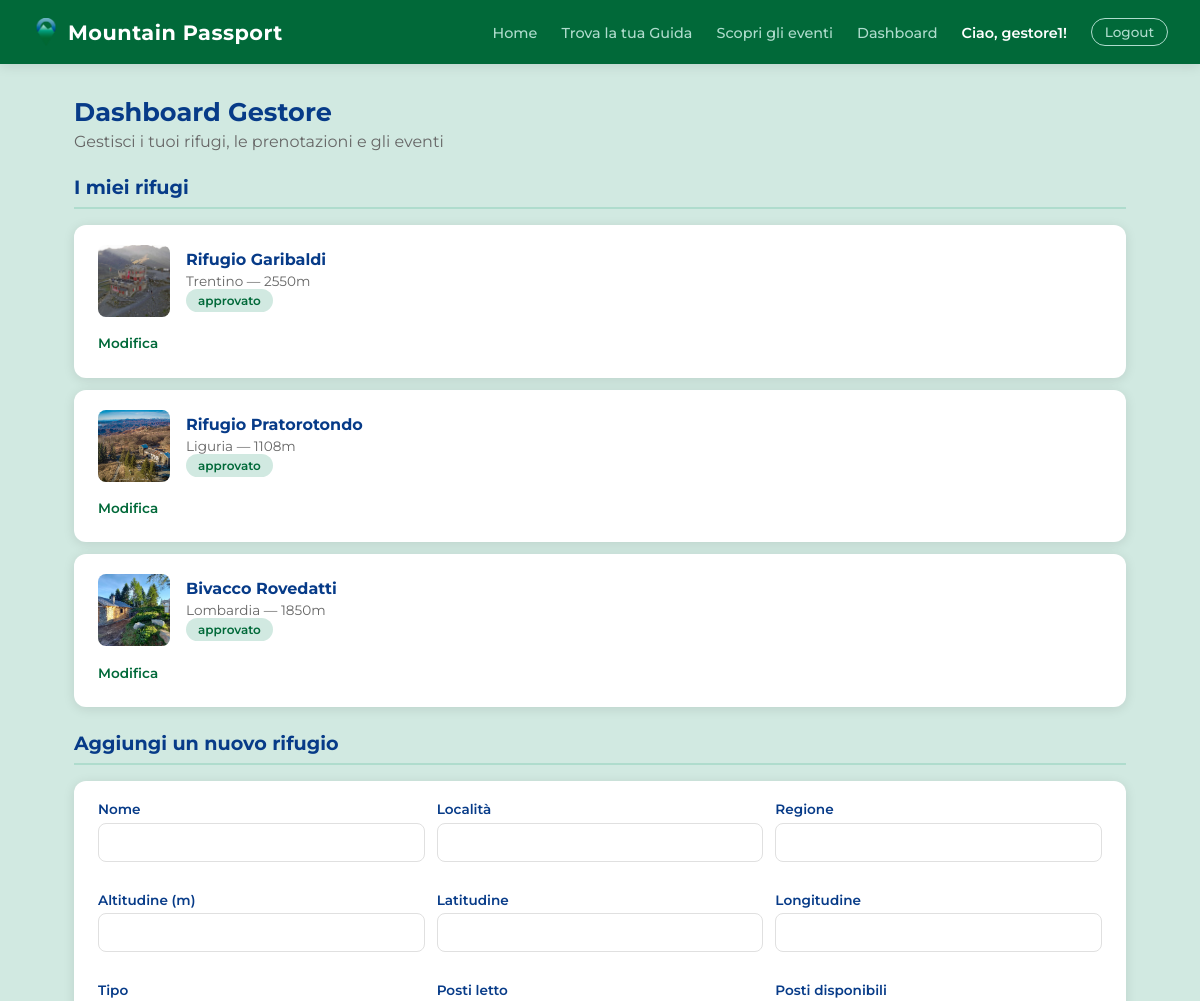
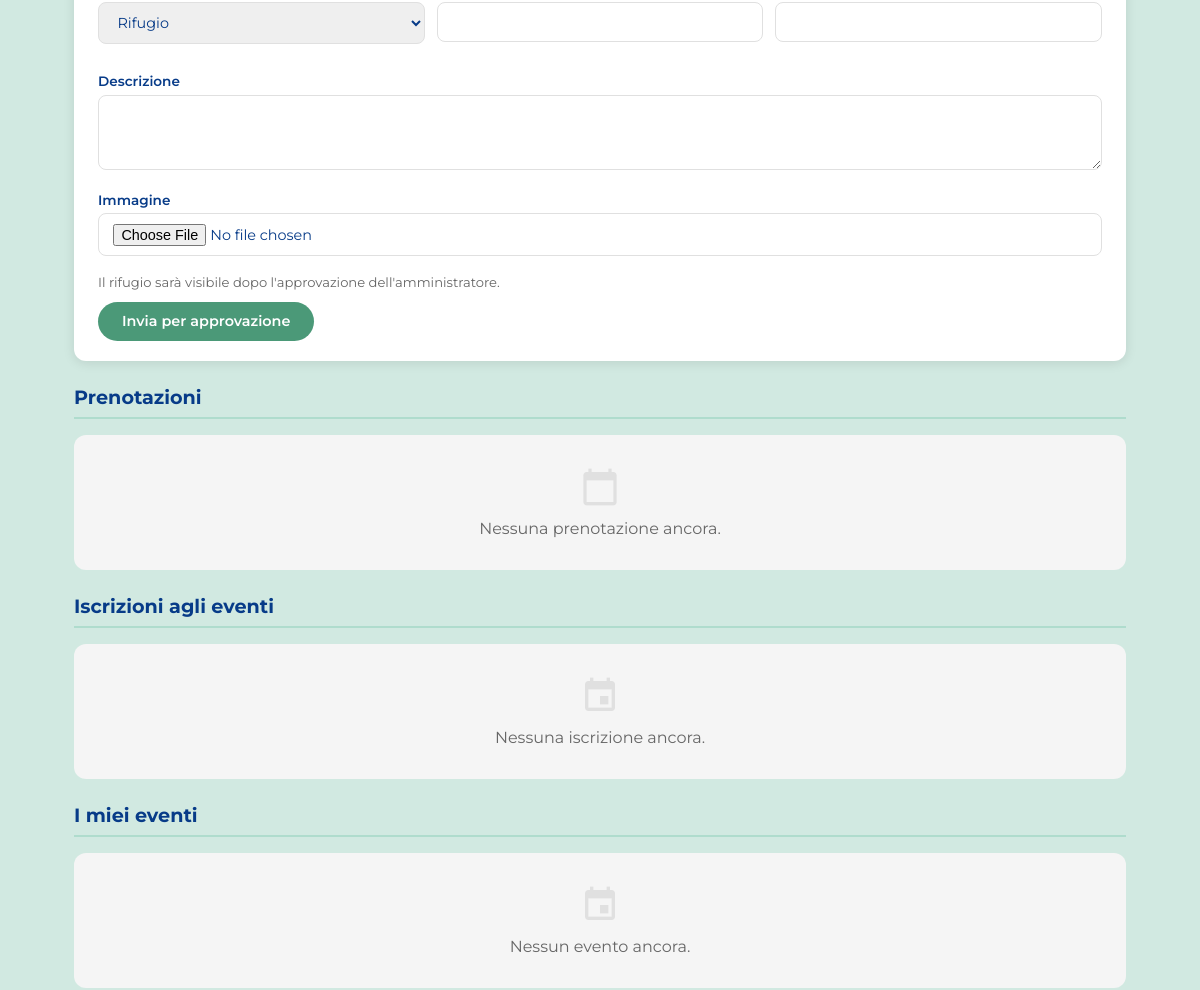
Page /gestore/ (signed in, upper part) on the earlier database version (2 pictures, top to bottom).
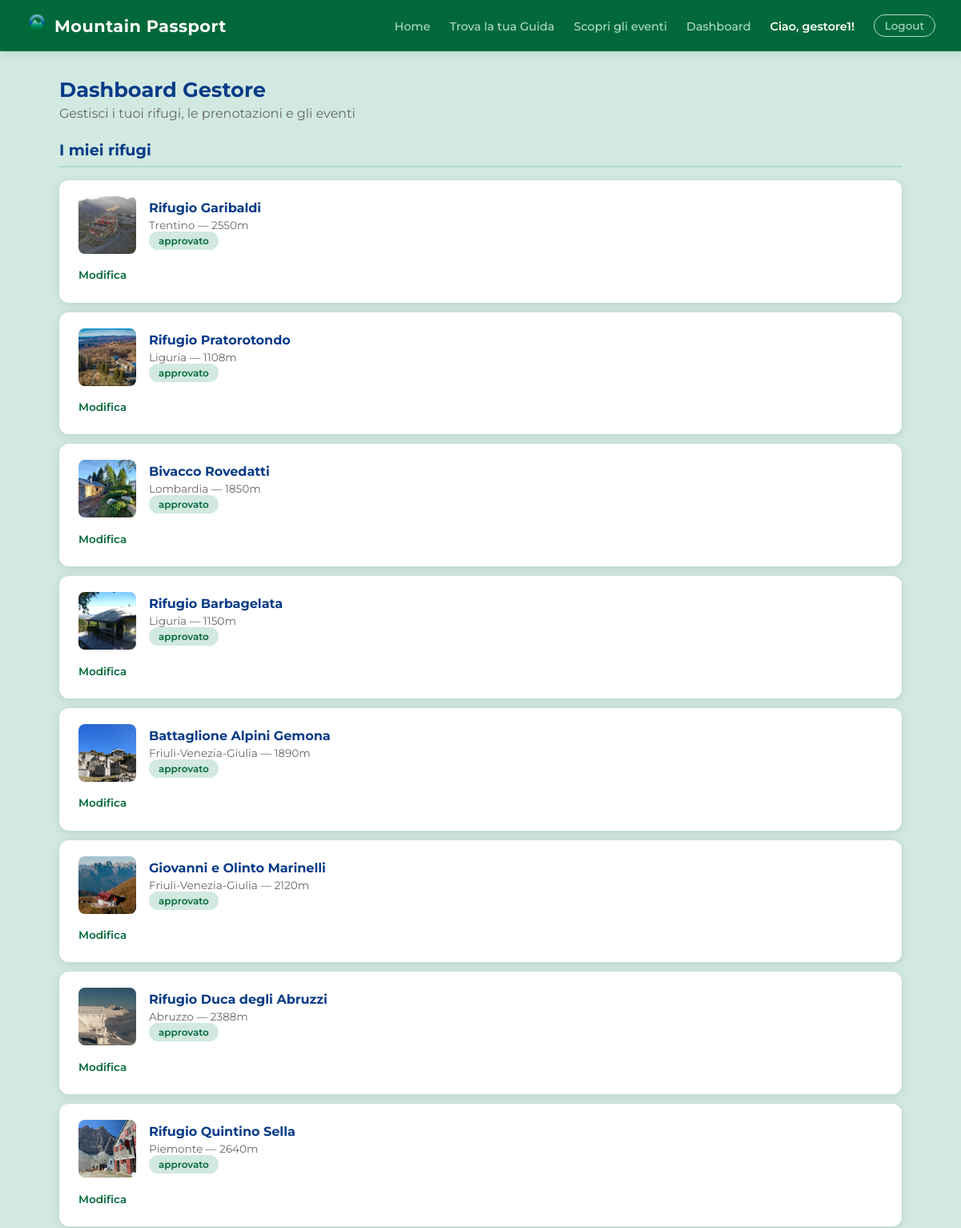
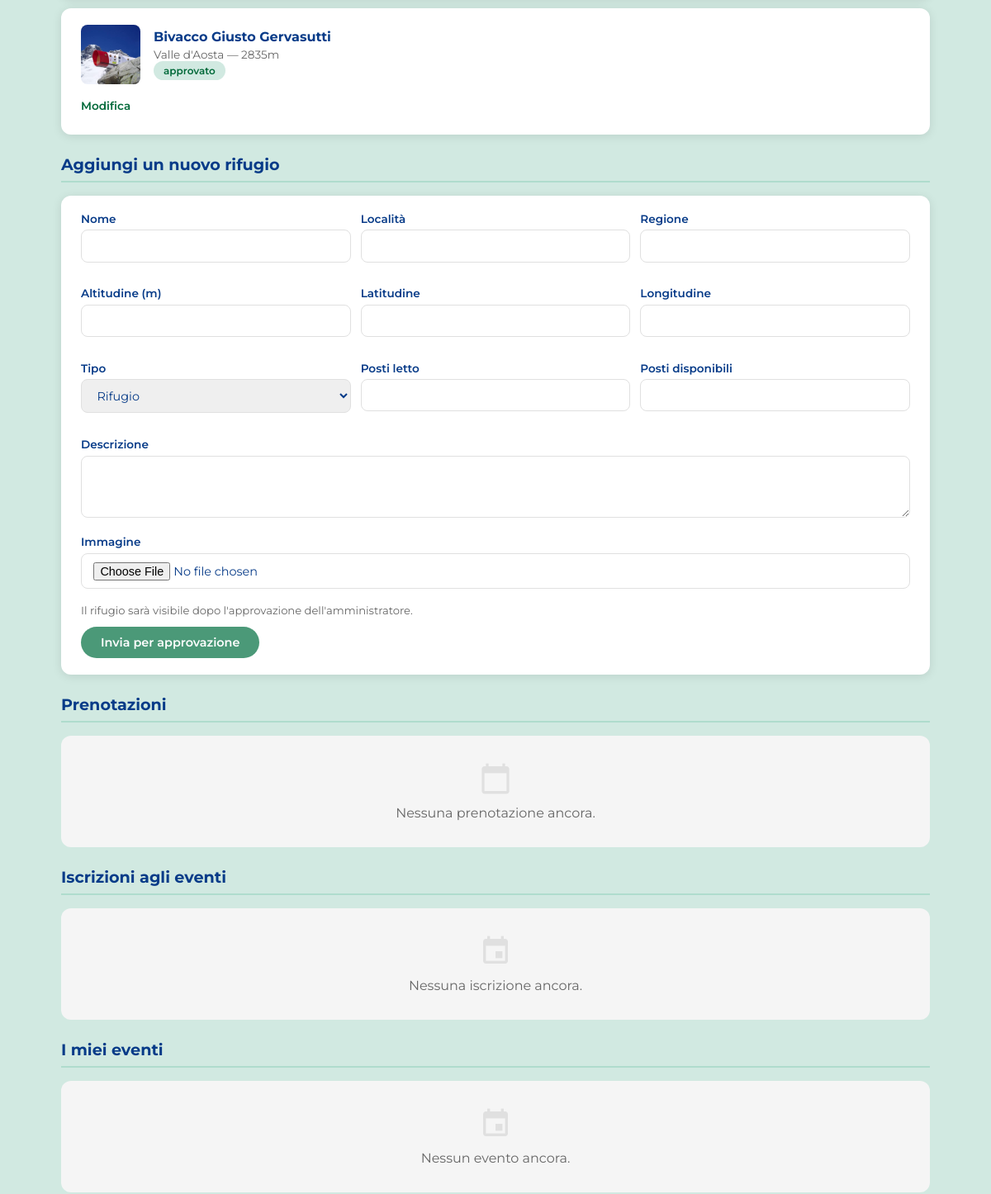
Same page on the later database version (2 pictures, top to bottom).
### rifugi/models.py (models this page shows, shortened)
class Rifugio(models.Model):
    nome = models.CharField(max_length=200)
    localita = models.CharField(max_length=200)
    altitudine = models.IntegerField()
    latitudine = models.FloatField()
    longitudine = models.FloatField()
    regione = models.CharField(max_length=100)
    mensile = models.BooleanField(default=False)
    TIPO_CHOICES = [
        ('RIFUGIO', 'Rifugio'),
        ('BIVACCO', 'Bivacco'),
        ('CAPANNA', 'Capanna'),
    ]
    tipo = models.CharField(max_length=20, choices=TIPO_CHOICES, default='RIFUGIO')
    descrizione = models.TextField(blank=True)
    posti_letto = models.IntegerField(default=0)    # Posti letto totali
    posti_disponibili = models.IntegerField(default=0)  # Posti liberi attuali (si aggiorna dinamicamente)
    immagine = models.ImageField(upload_to='rifugi/', blank=True, null=True)
    qr_uuid = models.UUIDField(default=uuid.uuid4, unique=True, editable=False) # Identificativo univoco per la generazione di QR code per convalidare la visita sul posto di un escursionista
    STATO_CHOICES = [
        ('in_attesa', 'In attesa'),
        ('approvato', 'Approvato'),
    ]
    stato = models.CharField(max_length=20, choices=STATO_CHOICES, default='in_attesa')
    gestore = models.ForeignKey(
        User,
        on_delete=models.SET_NULL,
        null=True,
        blank=True,
        related_name='rifugi'
    )
    class Meta:
        verbose_name_plural = "Rifugi"  # Corregge automaticamente il plurale

### rifugi/views.py (the view)
        def wrapper(request, *args, **kwargs):
            if not request.user.is_authenticated:
                return redirect_to_login(request.get_full_path())
            if not request.user.groups.filter(name=nome_gruppo).exists() and not request.user.is_superuser:
                return render(request, '403.html', status=403)
            return view_func(request, *args, **kwargs)

### templates/rifugi/dashboard_gestore.html (shortened to what this page needs)
{% extends 'base.html' %}
{% block content %}
<div class="page-header">
    <h2>Dashboard Gestore</h2>
    <p>Gestisci i tuoi rifugi, le prenotazioni e gli eventi</p>
</div>
<h2 class="section-title">I miei rifugi</h2>
{% for r in rifugi %}
<div class="card">
    <div style="display:flex; align-items:center; gap:1rem; flex:1;">
        {% if r.immagine %}
            <img src="{{ r.immagine.url }}" alt="{{ r.nome }}" style="width:72px; height:72px; border-radius:var(--radius-sm); object-fit:cover; flex-shrink:0;">
        {% else %}
            <div style="width:72px; height:72px; border-radius:var(--radius-sm); background:linear-gradient(135deg, var(--green) 0%, var(--blue-dark) 100%); flex-shrink:0;"></div>
        {% endif %}
        <div>
            <h3>{{ r.nome }}</h3>
            <p>{{ r.regione }} — {{ r.altitudine }}m</p>
            <span class="badge {% if r.stato == 'approvato' %}badge-green{% else %}badge-gray{% endif %}">{{ r.stato }}</span>
        </div>
    </div>
    <details class="modifica-details">
        <summary>Modifica</summary>
    </details>
</div>
{% empty %}
<div class="empty-state">
    <span class="material-icons">home</span>
    <p>Nessun rifugio ancora. Aggiungine uno qui sotto!</p>
</div>
{% endfor %}
<h2 class="section-title">Aggiungi un nuovo rifugio</h2>
<div class="card" style="display:block;">
    <form method="post" enctype="multipart/form-data">
        <div class="prenota-grid">
            <div class="form-group">
                <label>Nome</label>
                <input type="text" name="nome" required>
            </div>
            <div class="form-group">
                <label>Località</label>
                <input type="text" name="localita" required>
            </div>
            <div class="form-group">
                <label>Regione</label>
                <input type="text" name="regione" required>
            </div>
            <div class="form-group">
                <label>Altitudine (m)</label>
                <input type="number" name="altitudine" required>
            </div>
            <div class="form-group">
                <label>Latitudine</label>
                <input type="number" name="latitudine" step="any" required>
            </div>
            <div class="form-group">
                <label>Longitudine</label>
                <input type="number" name="longitudine" step="any" required>
            </div>
            <div class="form-group">
                <label>Tipo</label>
                <select name="tipo">
                    <option value="RIFUGIO">Rifugio</option>
                </select>
            </div>
            <div class="form-group">
                <label>Posti letto</label>
                <input type="number" name="posti_letto" required>
            </div>
            <div class="form-group">
                <label>Posti disponibili</label>
                <input type="number" name="posti_disponibili" required>
            </div>
        </div>
        <div class="form-group">
            <label>Descrizione</label>
            <textarea name="descrizione" rows="3"></textarea>
        </div>
        <div class="form-group">
            <label>Immagine</label>
            <input type="file" name="immagine" accept="image/*">
        </div>
        <p style="font-size:0.82rem; color:var(--gray); margin-bottom:0.75rem;">
            Il rifugio sarà visibile dopo l'approvazione dell'amministratore.
        </p>
        <button type="submit" class="btn btn-primary">Invia per approvazione</button>
    </form>
</div>
<h2 class="section-title">Prenotazioni</h2>
{% for p in prenotazioni %}
<div class="card">
    <div>
        <h3>{{ p.escursionista.username }}</h3>
        <p>{{ p.rifugio.nome }} — {{ p.data_arrivo }} → {{ p.data_partenza }} — {{ p.num_ospiti }} ospiti</p>
    </div>
    <div style="display:flex; align-items:center; gap:0.75rem; flex-wrap:wrap;">
        <span class="badge {% if p.stato == 'approvata' %}badge-green{% elif p.stato == 'rifiutata' %}badge-red{% else %}badge-gray{% endif %}">
            {{ p.stato }}
        </span>
        {% if p.stato == 'in_attesa' %}
        <form method="post" style="display:inline;">
            {% csrf_token %}
            <input type="hidden" name="azione" value="approva_prenotazione">
            <input type="hidden" name="prenotazione_pk" value="{{ p.pk }}">
            <button type="submit" class="btn btn-primary btn-sm">Approva</button>
        </form>
        <form method="post" style="display:inline;">
            {% csrf_token %}
            <input type="hidden" name="azione" value="rifiuta_prenotazione">
            <input type="hidden" name="prenotazione_pk" value="{{ p.pk }}">
            <button type="submit" class="btn btn-danger btn-sm">Rifiuta</button>
        </form>
        {% endif %}
    </div>
</div>
{% empty %}
<div class="empty-state">
    <span class="material-icons">calendar_today</span>
    <p>Nessuna prenotazione ancora.</p>
</div>
{% endfor %}
<h2 class="section-title">Iscrizioni agli eventi</h2>
{% for e in eventi %}
    {% for iscr in e.iscrizioni.all %}
    <div class="card">
        <div>
            <h3>{{ iscr.escursionista.username }}</h3>
            <p>{{ e.titolo }} — {{ e.data }} — {{ iscr.num_persone }} person{% if iscr.num_persone == 1 %}a{% else %}e{% endif %}</p>
        </div>
        <span class="badge badge-green">Iscritto</span>
    </div>
    {% endfor %}
{% empty %}
<div class="empty-state">
    <span class="material-icons">event</span>
    <p>Nessuna iscrizione ancora.</p>
</div>
{% endfor %}
<h2 class="section-title">I miei eventi</h2>
{% for e in eventi %}
<div class="card" style="display:block;">
    <div style="display:flex; align-items:center; gap:1rem; margin-bottom:0.75rem;">
        {% if e.immagine %}
            <img src="{{ e.immagine.url }}" alt="{{ e.titolo }}" style="width:72px; height:72px; border-radius:var(--radius-sm); object-fit:cover; flex-shrink:0;">
        {% else %}
            <div style="width:72px; height:72px; border-radius:var(--radius-sm); background:linear-gradient(135deg, var(--green) 0%, var(--blue-dark) 100%); flex-shrink:0;"></div>
        {% endif %}
        <div>
            <h3>{{ e.titolo }}</h3>
            <p>{{ e.rifugio.nome }} — {{ e.data }}{% if e.ora %} alle {{ e.ora }}{% endif %} — {{ e.posti_disponibili }} posti</p>
        </div>
    </div>
    <details class="modifica-details">
        <summary>Modifica</summary>
        <form method="post" enctype="multipart/form-data" style="margin-top:0.75rem;">
            {% csrf_token %}
            <input type="hidden" name="azione" value="modifica_evento">
            <input type="hidden" name="evento_pk" value="{{ e.pk }}">
            <div class="form-group">
                <label>Titolo</label>
                <input type="text" name="titolo" value="{{ e.titolo }}" required>
            </div>
            <div class="form-group">
                <label>Descrizione</label>
                <textarea name="descrizione" rows="2">{{ e.descrizione }}</textarea>
            </div>
            <div class="form-group">
                <label>Data</label>
                <input type="date" name="data" value="{{ e.data|date:'Y-m-d' }}" required>
            </div>
            <div class="form-group">
                <label>Ora</label>
                <input type="time" name="ora" value="{{ e.ora }}">
            </div>
            <div class="form-group">
                <label>Posti disponibili</label>
                <input type="number" name="posti_disponibili" value="{{ e.posti_disponibili }}">
            </div>
            <div class="form-group">
                <label>Rifugio</label>
                <select name="rifugio">
                    {% for r in rifugi %}
                    <option value="{{ r.pk }}" {% if r.pk == e.rifugio.pk %}selected{% endif %}>{{ r.nome }}</option>
                    {% endfor %}
                </select>
            </div>
            <div style="display:flex; gap:0.5rem; margin-top:0.5rem;">
                <button type="submit" class="btn btn-primary btn-sm">Salva</button>
            </div>
        </form>
        <form method="post" style="margin-top:0.5rem;">
            {% csrf_token %}
            <input type="hidden" name="azione" value="elimina_evento">
            <input type="hidden" name="evento_pk" value="{{ e.pk }}">
            <button type="submit" class="btn btn-danger btn-sm" onclick="return confirm('Eliminare questo evento?')">Elimina</button>
        </form>
    </details>
</div>
{% empty %}
<div class="empty-state">
    <span class="material-icons">event</span>
    <p>Nessun evento ancora.</p>
</div>
{% endfor %}
{% endblock %}

### templates/base.html (shortened to what this page needs)
{% load static %}
<!DOCTYPE html>
<html lang="it">
<head>
    <link rel="stylesheet" href="{% static 'css/base.css' %}">
    <link rel="stylesheet" href="{% static 'css/home.css' %}">
    <link rel="stylesheet" href="{% static 'css/eventi.css' %}">
    <link rel="stylesheet" href="{% static 'css/detail.css' %}">
    <link rel="stylesheet" href="{% static 'css/form.css' %}">
    <link rel="stylesheet" href="{% static 'css/pages.css' %}">
</head>
<body>
<nav class="navbar">
    <a href="/" class="navbar-brand" style="display:flex; align-items:center; gap:0.5rem;">
        <img src="{% static 'logo.png' %}" alt="Mountain Passport" style="width:28px; height:28px;">
        Mountain Passport
    </a>
    <ul class="navbar-nav">
        <li><a href="{% url 'home' %}">Home</a></li>
        <li><a href="{% url 'guide' %}">Trova la tua Guida</a></li>
        <li><a href="{% url 'eventi' %}">Scopri gli eventi</a></li>
        {% if user.is_authenticated %}
            {% if user.groups.all.0.name == 'Escursionista' %}
                <li><a href="{% url 'checkin' %}">Check-in</a></li>
                <li><a href="{% url 'passaporto' %}">Passaporto</a></li>
            {% elif user.groups.all.0.name == 'GestoreRifugio' %}
                <li><a href="{% url 'dashboard_gestore' %}">Dashboard</a></li>
            {% elif user.groups.all.0.name == 'GuidaAlpina' %}
                <li><a href="{% url 'dashboard_guida' %}">Dashboard</a></li>
            {% elif user.groups.all.0.name == 'Admin' or user.is_superuser %}
                <li><a href="{% url 'pannello_admin' %}">Pannello Admin</a></li>
            {% endif %}
            <li><span class="navbar-user">Ciao, {{ user.username }}!</span></li>
            <li>
                <form method="post" action="/accounts/logout/" style="display:inline">
                    <button type="submit" class="btn-logout">Logout</button>
                </form>
            </li>
        {% else %}
            <li><a href="/accounts/login/">Login</a></li>
            <li><a href="{% url 'register' %}">Registrati</a></li>
        {% endif %}
    </ul>
</nav>
<main>
    {% block content %}{% endblock %}
</main>
</body>
</html>

Differences in the rows shown:
added Rifugio: immagine (picture), nome "Rifugio Barbagelata", regione "Liguria", altitudine "1150", stato "approvato"
added Rifugio: immagine (picture), nome "Battaglione Alpini Gemona", regione "Friuli-Venezia-Giulia", altitudine "1890", stato "approvato"
added Rifugio: immagine (picture), nome "Giovanni e Olinto Marinelli", regione "Friuli-Venezia-Giulia", altitudine "2120", stato "approvato"
added Rifugio: immagine (picture), nome "Rifugio Duca degli Abruzzi", regione "Abruzzo", altitudine "2388", stato "approvato"
added Rifugio: immagine (picture), nome "Rifugio Quintino Sella", regione "Piemonte", altitudine "2640", stato "approvato"
added Rifugio: immagine (picture), nome "Bivacco Giusto Gervasutti", regione "Valle d'Aosta", altitudine "2835", stato "approvato"
